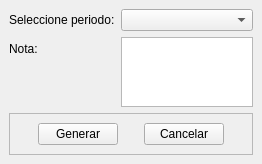
<?xml version="1.0" encoding="UTF-8"?>
<ui version="4.0">
 <class>MainWindow</class>
 <widget class="QMainWindow" name="MainWindow">
  <property name="geometry">
   <rect>
    <x>0</x>
    <y>0</y>
    <width>262</width>
    <height>158</height>
   </rect>
  </property>
  <property name="windowTitle">
   <string>Resumen de recibos</string>
  </property>
  <widget class="QWidget" name="centralwidget">
   <layout class="QVBoxLayout" name="verticalLayout">
    <item>
     <layout class="QFormLayout" name="formLayout">
      <item row="0" column="0">
       <widget class="QLabel" name="label">
        <property name="text">
         <string>Seleccione periodo:</string>
        </property>
       </widget>
      </item>
      <item row="1" column="0">
       <widget class="QLabel" name="label_3">
        <property name="text">
         <string>Nota:</string>
        </property>
       </widget>
      </item>
      <item row="1" column="1">
       <widget class="QPlainTextEdit" name="nota">
        <property name="toolTip">
         <string>&lt;html&gt;&lt;head/&gt;&lt;body&gt;&lt;p&gt;Agregue una nota al informe.&lt;/p&gt;&lt;/body&gt;&lt;/html&gt;</string>
        </property>
       </widget>
      </item>
      <item row="0" column="1">
       <widget class="QComboBox" name="periodo">
        <property name="toolTip">
         <string>&lt;html&gt;&lt;head/&gt;&lt;body&gt;&lt;p&gt;En este listado sólo se muestra los segundos periodos de cada mes. La suma resumen de los recibos es un informe mensual. La información de este informe es válida solamente a partir de la de la segunda quincena de abril de 2020. 2Q042020&lt;/p&gt;&lt;/body&gt;&lt;/html&gt;</string>
        </property>
       </widget>
      </item>
     </layout>
    </item>
    <item>
     <widget class="QFrame" name="frame">
      <property name="frameShape">
       <enum>QFrame::StyledPanel</enum>
      </property>
      <property name="frameShadow">
       <enum>QFrame::Raised</enum>
      </property>
      <layout class="QHBoxLayout" name="horizontalLayout">
       <item>
        <spacer name="horizontalSpacer">
         <property name="orientation">
          <enum>Qt::Horizontal</enum>
         </property>
         <property name="sizeHint" stdset="0">
          <size>
           <width>33</width>
           <height>20</height>
          </size>
         </property>
        </spacer>
       </item>
       <item>
        <widget class="QPushButton" name="generar">
         <property name="toolTip">
          <string>&lt;html&gt;&lt;head/&gt;&lt;body&gt;&lt;p&gt;Al presionar este botón se generará el informe.&lt;/p&gt;&lt;/body&gt;&lt;/html&gt;</string>
         </property>
         <property name="text">
          <string>Generar</string>
         </property>
        </widget>
       </item>
       <item>
        <spacer name="horizontalSpacer_2">
         <property name="orientation">
          <enum>Qt::Horizontal</enum>
         </property>
         <property name="sizeHint" stdset="0">
          <size>
           <width>33</width>
           <height>20</height>
          </size>
         </property>
        </spacer>
       </item>
       <item>
        <widget class="QPushButton" name="cancelar">
         <property name="text">
          <string>Cancelar</string>
         </property>
        </widget>
       </item>
       <item>
        <spacer name="horizontalSpacer_3">
         <property name="orientation">
          <enum>Qt::Horizontal</enum>
         </property>
         <property name="sizeHint" stdset="0">
          <size>
           <width>33</width>
           <height>20</height>
          </size>
         </property>
        </spacer>
       </item>
      </layout>
     </widget>
    </item>
   </layout>
  </widget>
 </widget>
 <resources/>
 <connections/>
</ui>
